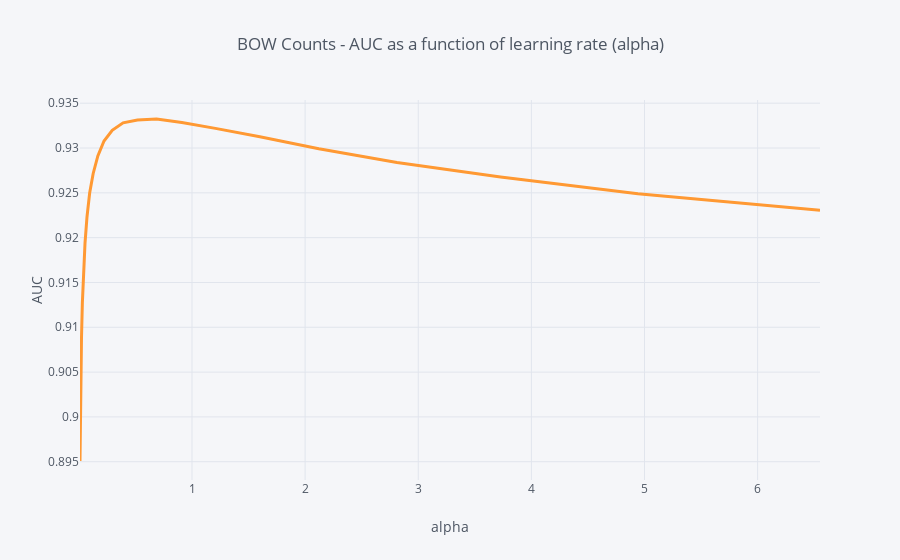

Notebook code for this chart:
### Code cell
cv_results = DataFrame(auc_by_alpha, columns = ['alpha', 'AUC'])
cv_results.query('alpha < 8').set_index('alpha').AUC.iplot(title = 'BOW Counts - AUC as a function of learning rate (alpha)', xTitle = 'alpha', yTitle = 'AUC', width = 3, hline=(0,0))

### Figure 1 — Plotly figure (JSON) as saved in the notebook; plotly's stock layout.template omitted (floating-point values rounded to 4 significant figures)
{"data": [{"line": {"color": "rgba(255, 153, 51, 1.0)", "dash": "solid", "shape": "linear", "width": 3}, "mode": "lines", "name": "AUC", "text": "", "type": "scatter", "x": [0.01, 0.01326, 0.01758, 0.0233, 0.03089, 0.04095, 0.05429, 0.07197, 0.09541, 0.1265, 0.1677, 0.2223, 0.2947, 0.3907, 0.5179, 0.6866, 0.9103, 1.207, 1.6, 2.121, 2.812, 3.728, 4.942, 6.551], "y": [0.8951, 0.9002, 0.9047, 0.9088, 0.9127, 0.9161, 0.9194, 0.9223, 0.925, 0.9272, 0.9291, 0.9308, 0.932, 0.9328, 0.9331, 0.9332, 0.9329, 0.9322, 0.9313, 0.9299, 0.9284, 0.9268, 0.9249, 0.9231]}], "layout": {"autosize": true, "legend": {"bgcolor": "#F5F6F9", "font": {"color": "#4D5663"}}, "paper_bgcolor": "#F5F6F9", "plot_bgcolor": "#F5F6F9", "shapes": [{"line": {"color": "#db4052", "dash": "solid", "width": 1}, "type": "line", "x0": 0, "x1": 1, "xref": "paper", "y0": [0, 0], "y1": [0, 0], "yref": "y"}], "title": {"font": {"color": "#4D5663"}, "text": "BOW Counts - AUC as a function of learning rate (alpha)"}, "xaxis": {"autorange": true, "gridcolor": "#E1E5ED", "range": [0.01, 6.551], "showgrid": true, "tickfont": {"color": "#4D5663"}, "title": {"font": {"color": "#4D5663"}, "text": "alpha"}, "type": "linear", "zerolinecolor": "#E1E5ED"}, "yaxis": {"autorange": true, "gridcolor": "#E1E5ED", "range": [0.893, 0.9354], "showgrid": true, "tickfont": {"color": "#4D5663"}, "title": {"font": {"color": "#4D5663"}, "text": "AUC"}, "type": "linear", "zerolinecolor": "#E1E5ED"}}}
